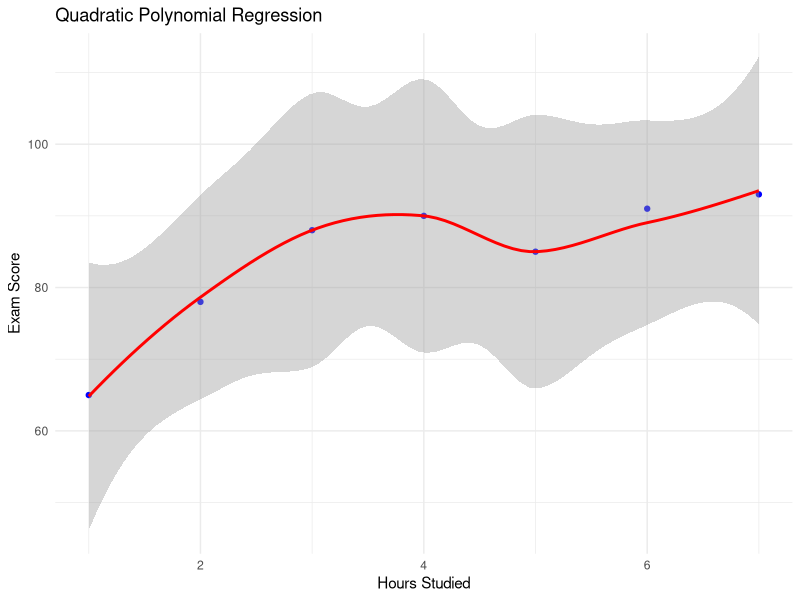

Reproduce this figure in R.
## ---- chunk 1
# Load the required libraries
library(ggplot2)

# Input data
hours_studied <- c(1, 2, 3, 4, 5,6,7)
exam_score <- c(65, 78, 88, 90, 85,91,93)

# Create a data frame
data <- data.frame(Hours_Studied = hours_studied, Exam_Score = exam_score)

# Perform quadratic polynomial regression
model <- lm(Exam_Score ~ poly(Hours_Studied, 6), data = data)

# Predict exam scores using the model
data$Predicted_Score <- predict(model)

# Plot the original data and the regression line
ggplot(data, aes(x = Hours_Studied, y = Exam_Score)) +
  geom_point(color = "blue") +
  geom_smooth(aes(y = Predicted_Score), color = "red") +
  labs(x = "Hours Studied", y = "Exam Score") +
  ggtitle("Quadratic Polynomial Regression") +
  theme_minimal()
